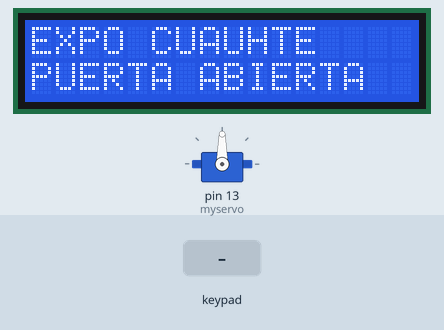
Recording of a sketch running on a simulated Arduino Uno, built with avr-gcc and run on an emulated ATmega328P. Parts: 16×2 character LCD, servo. The test bench sets the inputs (shaded band). What the sketch prints to the serial monitor is not drawn.

Above: at 1.1 s.
At 4.2 s:
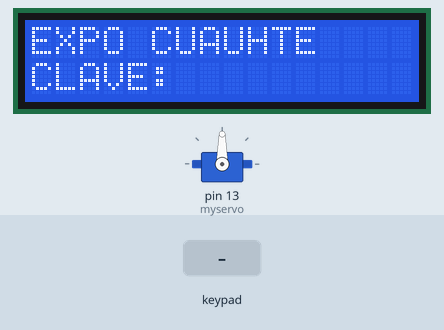
4.3 s: keypad keys 2 1 2 0 1 9 1 8 pressed 0.4 s apart
At 6.5 s:
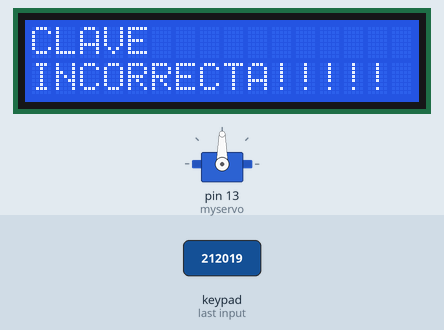
12.0 s: key '1' pressed
13.6 s: key '2' pressed
At 19.6 s:
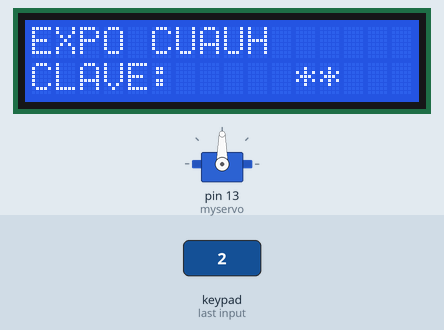
Timing chart, 0 to 21.1 s (numbered marks = the images above; inputs shaded):
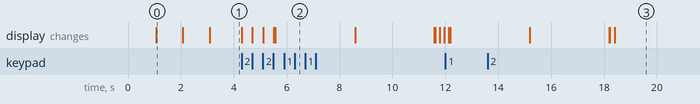

The sketch:

codigo_puerta.ino
```cpp
//Juan Carlos Catú Similox

//Descargar las librerias para que el proyecto pueda cargarse a la placa
#include <Key.h>
#include <LiquidCrystal.h>
#include <Keypad.h>
#include <Servo.h>
#include <Wire.h>

LiquidCrystal lcd (7,8,9,10,11,12);


const byte filas = 4;
const byte columnas = 4;
byte pinsFilas[filas] =  {21,20, 19,18};
byte pinsColumnas[columnas] = {17,16,15,14};

char teclas [filas][columnas] = {

  {'1','2','3','A'},
  {'4','5','6','B'},
  {'7','8','9','C'},
  {'*','0','#','D'},
  };

 Keypad teclado = Keypad(makeKeymap(teclas), pinsFilas, pinsColumnas, filas, columnas);


char tecla;
char char1;
char char2;
char char3;
char char4;
int c = 0;
int angulo = 90;
Servo myservo;

void setup() {

 Serial.begin(9600);

 lcd.begin(16,2);

 myservo.attach(13);
 myservo.write(angulo);

	lcd.setCursor(0, 0);
        lcd.print("EXPO CUAUHTE");

        lcd.setCursor(0, 1);
        lcd.print("BIENVENIDOS...");
 delay(1000);
 Serial.println("PUERTA ABIERTA");
 LimpiaFila1();
 PuertaAbierta();
 delay(1000);
 Serial.println("Espere por favor....");
 LimpiaFila1();
 Espere();
delay(1000);
Serial.println("INGRESE LA CLAVE");
 LimpiaFila1();
 IntroPassword();
}

void loop() {

  tecla = teclado.getKey();

  if(tecla != NO_KEY && c<4){

   switch (c){
     case 0:
    c++;
    char1 = tecla;
    Serial.print("*");
    PrintChar1();
    delay (50);
    break;
     case 1:
     char2 = tecla;
     c++;
    Serial.print("*");
    PrintChar2();
    delay (50);
    break;
    case 2:
    char3 = tecla;
    c++;
    Serial.print("*");
    PrintChar3();
    delay (50);
    break;
    case 3:
    char4 = tecla;
    c++;
    Serial.println("*");
    PrintChar4();
    delay (50);
    break;
  }
  }
  if(char1 == '1' && char2 == '1' && char3 == '1' && char4 == '1'){
  switch (angulo){
     case 90:
     angulo = 179;
     myservo.write(angulo);
  delay(15);
 Serial.println("PUERTA CERRADA");
 LimpiaFila1();
 PuertaCerrada();
 delay(3000);
LimpiaPassword();
    break;
     case 179:
      angulo = 90;
      myservo.write(angulo);
  delay(15);
 Serial.println("PUERTA ABIERTA");
 LimpiaFila1();
 PuertaAbierta();
 delay(3000);
 LimpiaPassword();
    break;


  }

}
else if(c >= 4 && (char1 != '1' ||  char2 != '1' ||  char3 != '1' || char4 != '1')){
  Serial.println("CORRECTA");
  LimpiaDisplay();
  PassIncorrecta();
  delay(3000);
  Serial.println("Espere por favor....");
  LimpiaDisplay();
  lcd.setCursor(0, 0);
  lcd.print("EXPO CUAUH");
  Espere();
  delay(3000);
  Serial.println("INGRESE LA CLAVE:");
  LimpiaFila1();
  IntroPassword();
  c = 0;
  }

if (c >= 4){

Serial.println("Espere por favor....");
LimpiaFila1();
Espere();
delay(3000);
c = 0;
Serial.println("INGRESE LA CLAVE:");
LimpiaFila1();
IntroPassword();
}
  }

void LimpiaFila0()
{
 for(int i = 0; i < 16; i++){
	lcd.setCursor(i, 0);
	lcd.print(" ");
	}
}

void LimpiaFila1()
{
 for(int i = 0; i < 16; i++){
	lcd.setCursor(i, 1);
	lcd.print(" ");
	}
}

void LimpiaDisplay()
{
 for(int i = 0; i < 16; i++){
	lcd.setCursor(i, 0);
	lcd.print(" ");
        lcd.setCursor(i, 1);
	lcd.print(" ");
	}
}

void PuertaAbierta()
{
  lcd.setCursor(0, 1);
  lcd.print("PUERTA ABIERTA");
}

void PuertaCerrada()
{
  lcd.setCursor(0, 1);
  lcd.print("PUERTA CERRADA");
}

void Espere()
{
  lcd.setCursor(0, 1);
  lcd.print("ESPERE POR FAVOR");
}

void IntroPassword()
{
  lcd.setCursor(0, 1);
  lcd.print("CLAVE:");
}

void PrintChar1()
{
  lcd.setCursor(11, 1);
  lcd.print("*");
}

void PrintChar2()
{
  lcd.setCursor(12, 1);
  lcd.print("*");
}

void PrintChar3()
{
  lcd.setCursor(13, 1);
  lcd.print("*");
}

void PrintChar4()
{
  lcd.setCursor(14, 1);
  lcd.print("*");
}

void PassIncorrecta()
{
  lcd.setCursor(0, 0);
  lcd.print("CLAVE");
  lcd.setCursor(0, 1);
  lcd.print("INCORRECTA!!!!!");
}

void LimpiaPassword()
{
 char1 = '*';
 char2 = '*';
 char3 = '*';
 char4 = '*';
 }
```

Measured:
- after the input at 4.3 s, the display: first changes at once (image 2 shows a later state)
- after the input at 13.6 s, the display: first differs from a run without the input after 4.8 s (image 3)
- what the display in image 0 shows lasts 1.0 s, from 1.1 s to 2.1 s
